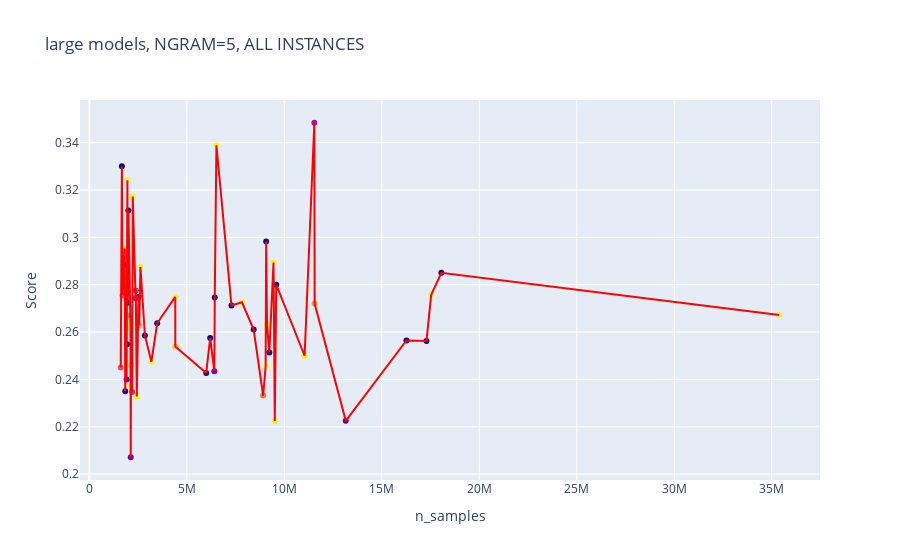
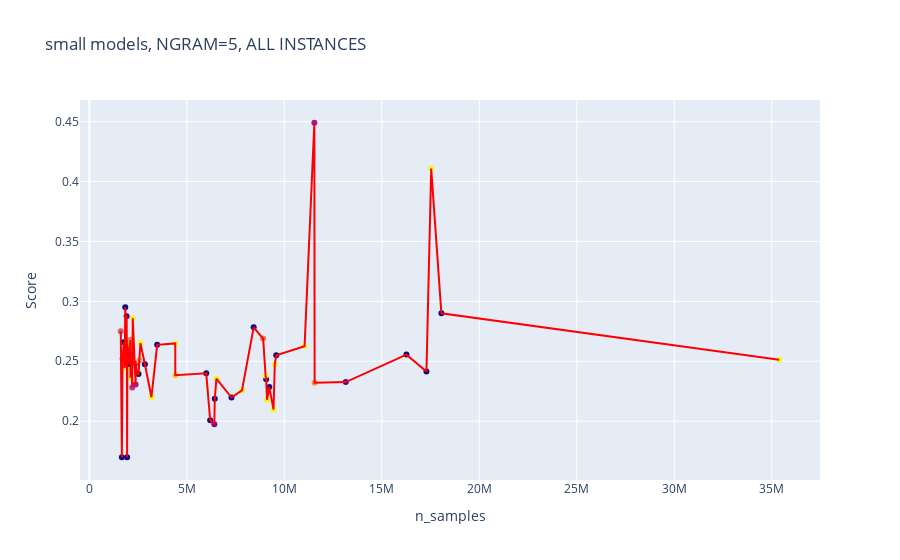
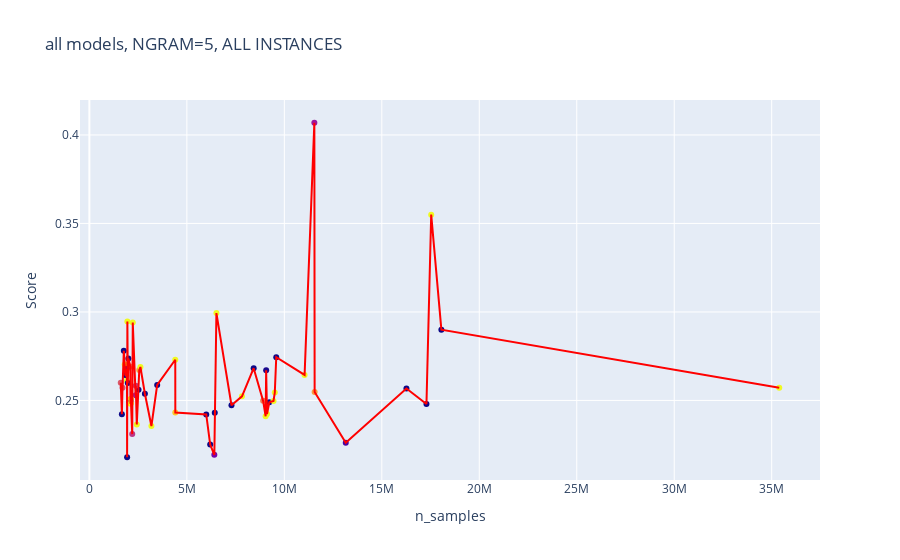

The code cell stored with these charts, in order, in its notebook:
### Code cell
plot_key = 'n_samples'
avg_scores_large_all = plot_average_scores_plotly(dataset_scores_all, model_scores_all, 
                                          color_mapping, large_models,
                                          x_key=plot_key, log_axis=False,
                                          title=f"large models, NGRAM={N_GRAMS}, ALL INSTANCES")
avg_scores_small_all = plot_average_scores_plotly(dataset_scores_all, model_scores_all,
                                          color_mapping, small_models,
                                          x_key=plot_key, log_axis=False,
                                          title=f"small models, NGRAM={N_GRAMS}, ALL INSTANCES")
avg_scores_all = plot_average_scores_plotly(dataset_scores_all, model_scores_all,
                                    color_mapping, None,
                                    x_key=plot_key, log_axis=False,
                                    title=f"all models, NGRAM={N_GRAMS}, ALL INSTANCES")

### Figure 1 — Plotly figure (JSON) as saved in the notebook; plotly's stock layout.template omitted (floating-point values rounded to 4 significant figures)
{"data": [{"marker": {"color": [0.86, 0.3712, 0.34]}, "mode": "markers", "name": "world_religions", "text": ["world_religions"], "type": "scatter", "x": [1814796], "y": [0.2953]}, {"marker": {"color": [0.86, 0.4269, 0.34]}, "mode": "markers", "name": "anatomy", "text": ["anatomy"], "type": "scatter", "x": [1948711], "y": [0.3241]}, {"marker": {"color": [0.86, 0.4826, 0.34]}, "mode": "markers", "name": "international_law", "text": ["international_law"], "type": "scatter", "x": [6515830], "y": [0.3388]}, {"marker": {"color": [0.86, 0.5383, 0.34]}, "mode": "markers", "name": "college_biology", "text": ["college_biology"], "type": "scatter", "x": [7827140], "y": [0.2726]}, {"marker": {"color": [0.86, 0.5941, 0.34]}, "mode": "markers", "name": "college_physics", "text": ["college_physics"], "type": "scatter", "x": [2430958], "y": [0.2328]}, {"marker": {"color": [0.86, 0.6498, 0.34]}, "mode": "markers", "name": "professional_medicine", "text": ["professional_medicine"], "type": "scatter", "x": [17534176], "y": [0.2757]}, {"marker": {"color": [0.86, 0.7055, 0.34]}, "mode": "markers", "name": "elementary_mathematics", "text": ["elementary_mathematics"], "type": "scatter", "x": [35387726], "y": [0.2672]}, {"marker": {"color": [0.86, 0.7612, 0.34]}, "mode": "markers", "name": "logical_fallacies", "text": ["logical_fallacies"], "type": "scatter", "x": [1929336], "y": [0.2715]}, {"marker": {"color": [0.86, 0.8169, 0.34]}, "mode": "markers", "name": "abstract_algebra", "text": ["abstract_algebra"], "type": "scatter", "x": [3181412], "y": [0.2475]}, {"marker": {"color": [0.8474, 0.86, 0.34]}, "mode": "markers", "name": "high_school_geography", "text": ["high_school_geography"], "type": "scatter", "x": [1893487], "y": [0.2614]}, {"marker": {"color": [0.7917, 0.86, 0.34]}, "mode": "markers", "name": "human_sexuality", "text": ["human_sexuality"], "type": "scatter", "x": [2134038], "y": [0.2462]}, {"marker": {"color": [0.7359, 0.86, 0.34]}, "mode": "markers", "name": "professional_psychology", "text": ["professional_psychology"], "type": "scatter", "x": [11554273], "y": [0.2721]}, {"marker": {"color": [0.6802, 0.86, 0.34]}, "mode": "markers", "name": "high_school_biology", "text": ["high_school_biology"], "type": "scatter", "x": [2100031], "y": [0.2669]}, {"marker": {"color": [0.6245, 0.86, 0.34]}, "mode": "markers", "name": "jurisprudence", "text": ["jurisprudence"], "type": "scatter", "x": [1699766], "y": [0.2755]}, {"marker": {"color": [0.5688, 0.86, 0.34]}, "mode": "markers", "name": "econometrics", "text": ["econometrics"], "type": "scatter", "x": [2197716], "y": [0.2346]}, {"marker": {"color": [0.5131, 0.86, 0.34]}, "mode": "markers", "name": "high_school_statistics", "text": ["high_school_statistics"], "type": "scatter", "x": [11539797], "y": [0.3484]}, {"marker": {"color": [0.4574, 0.86, 0.34]}, "mode": "markers", "name": "security_studies", "text": ["security_studies"], "type": "scatter", "x": [2120838], "y": [0.2071]}, {"marker": {"color": [0.4017, 0.86, 0.34]}, "mode": "markers", "name": "college_medicine", "text": ["college_medicine"], "type": "scatter", "x": [13151062], "y": [0.2225]}, {"marker": {"color": [0.3459, 0.86, 0.34]}, "mode": "markers", "name": "high_school_psychology", "text": ["high_school_psychology"], "type": "scatter", "x": [9228847], "y": [0.2514]}, {"marker": {"color": [0.34, 0.86, 0.3898]}, "mode": "markers", "name": "professional_law", "text": ["professional_law"], "type": "scatter", "x": [17290091], "y": [0.2562]}, {"marker": {"color": [0.34, 0.86, 0.4455]}, "mode": "markers", "name": "high_school_chemistry", "text": ["high_school_chemistry"], "type": "scatter", "x": [8426742], "y": [0.2611]}, {"marker": {"color": [0.34, 0.86, 0.5012]}, "mode": "markers", "name": "professional_accounting", "text": ["professional_accounting"], "type": "scatter", "x": [2520794], "y": [0.2748]}, {"marker": {"color": [0.34, 0.86, 0.5569]}, "mode": "markers", "name": "high_school_us_history", "text": ["high_school_us_history"], "type": "scatter", "x": [2847537], "y": [0.2586]}, {"marker": {"color": [0.34, 0.86, 0.6126]}, "mode": "markers", "name": "business_ethics", "text": ["business_ethics"], "type": "scatter", "x": [1838824], "y": [0.235]}, {"marker": {"color": [0.34, 0.86, 0.6683]}, "mode": "markers", "name": "public_relations", "text": ["public_relations"], "type": "scatter", "x": [2001122], "y": [0.3114]}, {"marker": {"color": [0.34, 0.86, 0.7241]}, "mode": "markers", "name": "marketing", "text": ["marketing"], "type": "scatter", "x": [6196237], "y": [0.2575]}, {"marker": {"color": [0.34, 0.86, 0.7798]}, "mode": "markers", "name": "machine_learning", "text": ["machine_learning"], "type": "scatter", "x": [6431594], "y": [0.2746]}, {"marker": {"color": [0.34, 0.86, 0.8355]}, "mode": "markers", "name": "nutrition", "text": ["nutrition"], "type": "scatter", "x": [7289133], "y": [0.2712]}, {"marker": {"color": [0.34, 0.8288, 0.86]}, "mode": "markers", "name": "high_school_world_history", "text": ["high_school_world_history"], "type": "scatter", "x": [3477911], "y": [0.2637]}, {"marker": {"color": [0.34, 0.7731, 0.86]}, "mode": "markers", "name": "moral_scenarios", "text": ["moral_scenarios"], "type": "scatter", "x": [5994243], "y": [0.2427]}, {"marker": {"color": [0.34, 0.7174, 0.86]}, "mode": "markers", "name": "college_computer_science", "text": ["college_computer_science"], "type": "scatter", "x": [9585753], "y": [0.28]}, {"marker": {"color": [0.34, 0.6617, 0.86]}, "mode": "markers", "name": "management", "text": ["management"], "type": "scatter", "x": [1935106], "y": [0.2549]}, {"marker": {"color": [0.34, 0.6059, 0.86]}, "mode": "markers", "name": "moral_disputes", "text": ["moral_disputes"], "type": "scatter", "x": [1971525], "y": [0.2724]}, {"marker": {"color": [0.34, 0.5502, 0.86]}, "mode": "markers", "name": "conceptual_physics", "text": ["conceptual_physics"], "type": "scatter", "x": [1767021], "y": [0.2883]}, {"marker": {"color": [0.34, 0.4945, 0.86]}, "mode": "markers", "name": "high_school_mathematics", "text": ["high_school_mathematics"], "type": "scatter", "x": [16263395], "y": [0.2565]}, {"marker": {"color": [0.34, 0.4388, 0.86]}, "mode": "markers", "name": "high_school_computer_science", "text": ["high_school_computer_science"], "type": "scatter", "x": [18055950], "y": [0.285]}, {"marker": {"color": [0.34, 0.3831, 0.86]}, "mode": "markers", "name": "global_facts", "text": ["global_facts"], "type": "scatter", "x": [1666972], "y": [0.33]}, {"marker": {"color": [0.3526, 0.34, 0.86]}, "mode": "markers", "name": "virology", "text": ["virology"], "type": "scatter", "x": [9067855], "y": [0.2982]}, {"marker": {"color": [0.4083, 0.34, 0.86]}, "mode": "markers", "name": "medical_genetics", "text": ["medical_genetics"], "type": "scatter", "x": [1909682], "y": [0.24]}, {"marker": {"color": [0.4641, 0.34, 0.86]}, "mode": "markers", "name": "astronomy", "text": ["astronomy"], "type": "scatter", "x": [6409222], "y": [0.2434]}, {"marker": {"color": [0.5198, 0.34, 0.86]}, "mode": "markers", "name": "miscellaneous", "text": ["miscellaneous"], "type": "scatter", "x": [2371056], "y": [0.2743]}, {"marker": {"color": [0.5755, 0.34, 0.86]}, "mode": "markers", "name": "electrical_engineering", "text": ["electrical_engineering"], "type": "scatter", "x": [2380790], "y": [0.2776]}, {"marker": {"color": [0.6312, 0.34, 0.86]}, "mode": "markers", "name": "us_foreign_policy", "text": ["us_foreign_policy"], "type": "scatter", "x": [1608893], "y": [0.245]}, {"marker": {"color": [0.6869, 0.34, 0.86]}, "mode": "markers", "name": "high_school_microeconomics", "text": ["high_school_microeconomics"], "type": "scatter", "x": [8912787], "y": [0.2332]}, {"marker": {"color": [0.7426, 0.34, 0.86]}, "mode": "markers", "name": "high_school_macroeconomics", "text": ["high_school_macroeconomics"], "type": "scatter", "x": [2559516], "y": [0.2628]}, {"marker": {"color": [0.7983, 0.34, 0.86]}, "mode": "markers", "name": "prehistory", "text": ["prehistory"], "type": "scatter", "x": [4408211], "y": [0.2539]}, {"marker": {"color": [0.8541, 0.34, 0.86]}, "mode": "markers", "name": "college_mathematics", "text": ["college_mathematics"], "type": "scatter", "x": [11039175], "y": [0.25]}, {"marker": {"color": [0.86, 0.34, 0.8102]}, "mode": "markers", "name": "human_aging", "text": ["human_aging"], "type": "scatter", "x": [2225715], "y": [0.3173]}, {"marker": {"color": [0.86, 0.34, 0.7545]}, "mode": "markers", "name": "computer_security", "text": ["computer_security"], "type": "scatter", "x": [2617958], "y": [0.2875]}, {"marker": {"color": [0.86, 0.34, 0.6988]}, "mode": "markers", "name": "high_school_government_and_politics", "text": ["high_school_government_and_politics"], "type": "scatter", "x": [2126756], "y": [0.237]}, {"marker": {"color": [0.86, 0.34, 0.6431]}, "mode": "markers", "name": "sociology", "text": ["sociology"], "type": "scatter", "x": [2107889], "y": [0.2637]}, {"marker": {"color": [0.86, 0.34, 0.5874]}, "mode": "markers", "name": "high_school_european_history", "text": ["high_school_european_history"], "type": "scatter", "x": [9040729], "y": [0.2455]}, {"marker": {"color": [0.86, 0.34, 0.5317]}, "mode": "markers", "name": "high_school_physics", "text": ["high_school_physics"], "type": "scatter", "x": [4405814], "y": [0.2748]}, {"marker": {"color": [0.86, 0.34, 0.4759]}, "mode": "markers", "name": "college_chemistry", "text": ["college_chemistry"], "type": "scatter", "x": [9510541], "y": [0.2225]}, {"marker": {"color": [0.86, 0.34, 0.4202]}, "mode": "markers", "name": "philosophy", "text": ["philosophy"], "type": "scatter", "x": [9445164], "y": [0.2894]}, {"marker": {"color": [0.86, 0.34, 0.3645]}, "mode": "markers", "name": "clinical_knowledge", "text": ["clinical_knowledge"], "type": "scatter", "x": [9111645], "y": [0.2632]}, {"marker": {"color": "red"}, "mode": "lines", "name": "Average", "type": "scatter", "x": [1608893, 1666972, 1699766, 1767021, 1814796, 1838824, 1893487, 1909682, 1929336, 1935106, 1948711, 1971525, 2001122, 2100031, 2107889, 2120838, 2126756, 2134038, 2197716, 2225715, 2371056, 2380790, 2430958, 2520794, 2559516, 2617958, 2847537, 3181412, 3477911, 4405814, 4408211, 5994243, 6196237, 6409222, 6431594, 6515830, 7289133, 7827140, 8426742, 8912787, 9040729, 9067855, 9111645, 9228847, 9445164, 9510541, 9585753, 11039175, 11539797, 11554273, 13151062, 16263395, 17290091, 17534176, 18055950, 35387726], "y": [0.245, 0.33, 0.2755, 0.2883, 0.2953, 0.235, 0.2614, 0.24, 0.2715, 0.2549, 0.3241, 0.2724, 0.3114, 0.2669, 0.2637, 0.2071, 0.237, 0.2462, 0.2346, 0.3173, 0.2743, 0.2776, 0.2328, 0.2748, 0.2628, 0.2875, 0.2586, 0.2475, 0.2637, 0.2748, 0.2539, 0.2427, 0.2575, 0.2434, 0.2746, 0.3388, 0.2712, 0.2726, 0.2611, 0.2332, 0.2455, 0.2982, 0.2632, 0.2514, 0.2894, 0.2225, 0.28, 0.25, 0.3484, 0.2721, 0.2225, 0.2565, 0.2562, 0.2757, 0.285, 0.2672]}], "layout": {"hovermode": "closest", "showlegend": false, "title": {"text": "large models, NGRAM=5, ALL INSTANCES"}, "xaxis": {"title": {"text": "n_samples"}}, "yaxis": {"title": {"text": "Score"}}}}

### Figure 2 — Plotly figure (JSON) as saved in the notebook; plotly's stock layout.template omitted (floating-point values rounded to 4 significant figures)
{"data": [{"marker": {"color": [0.86, 0.3712, 0.34]}, "mode": "markers", "name": "world_religions", "text": ["world_religions"], "type": "scatter", "x": [1814796], "y": [0.2442]}, {"marker": {"color": [0.86, 0.4269, 0.34]}, "mode": "markers", "name": "anatomy", "text": ["anatomy"], "type": "scatter", "x": [1948711], "y": [0.2667]}, {"marker": {"color": [0.86, 0.4826, 0.34]}, "mode": "markers", "name": "international_law", "text": ["international_law"], "type": "scatter", "x": [6515830], "y": [0.2355]}, {"marker": {"color": [0.86, 0.5383, 0.34]}, "mode": "markers", "name": "college_biology", "text": ["college_biology"], "type": "scatter", "x": [7827140], "y": [0.2257]}, {"marker": {"color": [0.86, 0.5941, 0.34]}, "mode": "markers", "name": "college_physics", "text": ["college_physics"], "type": "scatter", "x": [2430958], "y": [0.2402]}, {"marker": {"color": [0.86, 0.6498, 0.34]}, "mode": "markers", "name": "professional_medicine", "text": ["professional_medicine"], "type": "scatter", "x": [17534176], "y": [0.4108]}, {"marker": {"color": [0.86, 0.7055, 0.34]}, "mode": "markers", "name": "elementary_mathematics", "text": ["elementary_mathematics"], "type": "scatter", "x": [35387726], "y": [0.2513]}, {"marker": {"color": [0.86, 0.7612, 0.34]}, "mode": "markers", "name": "logical_fallacies", "text": ["logical_fallacies"], "type": "scatter", "x": [1929336], "y": [0.2439]}, {"marker": {"color": [0.86, 0.8169, 0.34]}, "mode": "markers", "name": "abstract_algebra", "text": ["abstract_algebra"], "type": "scatter", "x": [3181412], "y": [0.22]}, {"marker": {"color": [0.8474, 0.86, 0.34]}, "mode": "markers", "name": "high_school_geography", "text": ["high_school_geography"], "type": "scatter", "x": [1893487], "y": [0.2626]}, {"marker": {"color": [0.7917, 0.86, 0.34]}, "mode": "markers", "name": "human_sexuality", "text": ["human_sexuality"], "type": "scatter", "x": [2134038], "y": [0.2538]}, {"marker": {"color": [0.7359, 0.86, 0.34]}, "mode": "markers", "name": "professional_psychology", "text": ["professional_psychology"], "type": "scatter", "x": [11554273], "y": [0.232]}, {"marker": {"color": [0.6802, 0.86, 0.34]}, "mode": "markers", "name": "high_school_biology", "text": ["high_school_biology"], "type": "scatter", "x": [2100031], "y": [0.2677]}, {"marker": {"color": [0.6245, 0.86, 0.34]}, "mode": "markers", "name": "jurisprudence", "text": ["jurisprudence"], "type": "scatter", "x": [1699766], "y": [0.2523]}, {"marker": {"color": [0.5688, 0.86, 0.34]}, "mode": "markers", "name": "econometrics", "text": ["econometrics"], "type": "scatter", "x": [2197716], "y": [0.2281]}, {"marker": {"color": [0.5131, 0.86, 0.34]}, "mode": "markers", "name": "high_school_statistics", "text": ["high_school_statistics"], "type": "scatter", "x": [11539797], "y": [0.4491]}, {"marker": {"color": [0.4574, 0.86, 0.34]}, "mode": "markers", "name": "security_studies", "text": ["security_studies"], "type": "scatter", "x": [2120838], "y": [0.2551]}, {"marker": {"color": [0.4017, 0.86, 0.34]}, "mode": "markers", "name": "college_medicine", "text": ["college_medicine"], "type": "scatter", "x": [13151062], "y": [0.2327]}, {"marker": {"color": [0.3459, 0.86, 0.34]}, "mode": "markers", "name": "high_school_psychology", "text": ["high_school_psychology"], "type": "scatter", "x": [9228847], "y": [0.2284]}, {"marker": {"color": [0.34, 0.86, 0.3898]}, "mode": "markers", "name": "professional_law", "text": ["professional_law"], "type": "scatter", "x": [17290091], "y": [0.2415]}, {"marker": {"color": [0.34, 0.86, 0.4455]}, "mode": "markers", "name": "high_school_chemistry", "text": ["high_school_chemistry"], "type": "scatter", "x": [8426742], "y": [0.2783]}, {"marker": {"color": [0.34, 0.86, 0.5012]}, "mode": "markers", "name": "professional_accounting", "text": ["professional_accounting"], "type": "scatter", "x": [2520794], "y": [0.2394]}, {"marker": {"color": [0.34, 0.86, 0.5569]}, "mode": "markers", "name": "high_school_us_history", "text": ["high_school_us_history"], "type": "scatter", "x": [2847537], "y": [0.2475]}, {"marker": {"color": [0.34, 0.86, 0.6126]}, "mode": "markers", "name": "business_ethics", "text": ["business_ethics"], "type": "scatter", "x": [1838824], "y": [0.295]}, {"marker": {"color": [0.34, 0.86, 0.6683]}, "mode": "markers", "name": "public_relations", "text": ["public_relations"], "type": "scatter", "x": [2001122], "y": [0.2477]}, {"marker": {"color": [0.34, 0.86, 0.7241]}, "mode": "markers", "name": "marketing", "text": ["marketing"], "type": "scatter", "x": [6196237], "y": [0.2009]}, {"marker": {"color": [0.34, 0.86, 0.7798]}, "mode": "markers", "name": "machine_learning", "text": ["machine_learning"], "type": "scatter", "x": [6431594], "y": [0.2188]}, {"marker": {"color": [0.34, 0.86, 0.8355]}, "mode": "markers", "name": "nutrition", "text": ["nutrition"], "type": "scatter", "x": [7289133], "y": [0.2198]}, {"marker": {"color": [0.34, 0.8288, 0.86]}, "mode": "markers", "name": "high_school_world_history", "text": ["high_school_world_history"], "type": "scatter", "x": [3477911], "y": [0.2637]}, {"marker": {"color": [0.34, 0.7731, 0.86]}, "mode": "markers", "name": "moral_scenarios", "text": ["moral_scenarios"], "type": "scatter", "x": [5994243], "y": [0.2399]}, {"marker": {"color": [0.34, 0.7174, 0.86]}, "mode": "markers", "name": "college_computer_science", "text": ["college_computer_science"], "type": "scatter", "x": [9585753], "y": [0.255]}, {"marker": {"color": [0.34, 0.6617, 0.86]}, "mode": "markers", "name": "management", "text": ["management"], "type": "scatter", "x": [1935106], "y": [0.1699]}, {"marker": {"color": [0.34, 0.6059, 0.86]}, "mode": "markers", "name": "moral_disputes", "text": ["moral_disputes"], "type": "scatter", "x": [1971525], "y": [0.2486]}, {"marker": {"color": [0.34, 0.5502, 0.86]}, "mode": "markers", "name": "conceptual_physics", "text": ["conceptual_physics"], "type": "scatter", "x": [1767021], "y": [0.266]}, {"marker": {"color": [0.34, 0.4945, 0.86]}, "mode": "markers", "name": "high_school_mathematics", "text": ["high_school_mathematics"], "type": "scatter", "x": [16263395], "y": [0.2556]}, {"marker": {"color": [0.34, 0.4388, 0.86]}, "mode": "markers", "name": "high_school_computer_science", "text": ["high_school_computer_science"], "type": "scatter", "x": [18055950], "y": [0.29]}, {"marker": {"color": [0.34, 0.3831, 0.86]}, "mode": "markers", "name": "global_facts", "text": ["global_facts"], "type": "scatter", "x": [1666972], "y": [0.17]}, {"marker": {"color": [0.3526, 0.34, 0.86]}, "mode": "markers", "name": "virology", "text": ["virology"], "type": "scatter", "x": [9067855], "y": [0.2349]}, {"marker": {"color": [0.4083, 0.34, 0.86]}, "mode": "markers", "name": "medical_genetics", "text": ["medical_genetics"], "type": "scatter", "x": [1909682], "y": [0.2875]}, {"marker": {"color": [0.4641, 0.34, 0.86]}, "mode": "markers", "name": "astronomy", "text": ["astronomy"], "type": "scatter", "x": [6409222], "y": [0.1974]}, {"marker": {"color": [0.5198, 0.34, 0.86]}, "mode": "markers", "name": "miscellaneous", "text": ["miscellaneous"], "type": "scatter", "x": [2371056], "y": [0.2305]}, {"marker": {"color": [0.5755, 0.34, 0.86]}, "mode": "markers", "name": "electrical_engineering", "text": ["electrical_engineering"], "type": "scatter", "x": [2380790], "y": [0.2483]}, {"marker": {"color": [0.6312, 0.34, 0.86]}, "mode": "markers", "name": "us_foreign_policy", "text": ["us_foreign_policy"], "type": "scatter", "x": [1608893], "y": [0.275]}, {"marker": {"color": [0.6869, 0.34, 0.86]}, "mode": "markers", "name": "high_school_microeconomics", "text": ["high_school_microeconomics"], "type": "scatter", "x": [8912787], "y": [0.2689]}, {"marker": {"color": [0.7426, 0.34, 0.86]}, "mode": "markers", "name": "high_school_macroeconomics", "text": ["high_school_macroeconomics"], "type": "scatter", "x": [2559516], "y": [0.2506]}, {"marker": {"color": [0.7983, 0.34, 0.86]}, "mode": "markers", "name": "prehistory", "text": ["prehistory"], "type": "scatter", "x": [4408211], "y": [0.2384]}, {"marker": {"color": [0.8541, 0.34, 0.86]}, "mode": "markers", "name": "college_mathematics", "text": ["college_mathematics"], "type": "scatter", "x": [11039175], "y": [0.2625]}, {"marker": {"color": [0.86, 0.34, 0.8102]}, "mode": "markers", "name": "human_aging", "text": ["human_aging"], "type": "scatter", "x": [2225715], "y": [0.2859]}, {"marker": {"color": [0.86, 0.34, 0.7545]}, "mode": "markers", "name": "computer_security", "text": ["computer_security"], "type": "scatter", "x": [2617958], "y": [0.265]}, {"marker": {"color": [0.86, 0.34, 0.6988]}, "mode": "markers", "name": "high_school_government_and_politics", "text": ["high_school_government_and_politics"], "type": "scatter", "x": [2126756], "y": [0.2655]}, {"marker": {"color": [0.86, 0.34, 0.6431]}, "mode": "markers", "name": "sociology", "text": ["sociology"], "type": "scatter", "x": [2107889], "y": [0.2363]}, {"marker": {"color": [0.86, 0.34, 0.5874]}, "mode": "markers", "name": "high_school_european_history", "text": ["high_school_european_history"], "type": "scatter", "x": [9040729], "y": [0.2379]}, {"marker": {"color": [0.86, 0.34, 0.5317]}, "mode": "markers", "name": "high_school_physics", "text": ["high_school_physics"], "type": "scatter", "x": [4405814], "y": [0.2649]}, {"marker": {"color": [0.86, 0.34, 0.4759]}, "mode": "markers", "name": "college_chemistry", "text": ["college_chemistry"], "type": "scatter", "x": [9510541], "y": [0.2475]}, {"marker": {"color": [0.86, 0.34, 0.4202]}, "mode": "markers", "name": "philosophy", "text": ["philosophy"], "type": "scatter", "x": [9445164], "y": [0.2098]}, {"marker": {"color": [0.86, 0.34, 0.3645]}, "mode": "markers", "name": "clinical_knowledge", "text": ["clinical_knowledge"], "type": "scatter", "x": [9111645], "y": [0.2179]}, {"marker": {"color": "red"}, "mode": "lines", "name": "Average", "type": "scatter", "x": [1608893, 1666972, 1699766, 1767021, 1814796, 1838824, 1893487, 1909682, 1929336, 1935106, 1948711, 1971525, 2001122, 2100031, 2107889, 2120838, 2126756, 2134038, 2197716, 2225715, 2371056, 2380790, 2430958, 2520794, 2559516, 2617958, 2847537, 3181412, 3477911, 4405814, 4408211, 5994243, 6196237, 6409222, 6431594, 6515830, 7289133, 7827140, 8426742, 8912787, 9040729, 9067855, 9111645, 9228847, 9445164, 9510541, 9585753, 11039175, 11539797, 11554273, 13151062, 16263395, 17290091, 17534176, 18055950, 35387726], "y": [0.275, 0.17, 0.2523, 0.266, 0.2442, 0.295, 0.2626, 0.2875, 0.2439, 0.1699, 0.2667, 0.2486, 0.2477, 0.2677, 0.2363, 0.2551, 0.2655, 0.2538, 0.2281, 0.2859, 0.2305, 0.2483, 0.2402, 0.2394, 0.2506, 0.265, 0.2475, 0.22, 0.2637, 0.2649, 0.2384, 0.2399, 0.2009, 0.1974, 0.2188, 0.2355, 0.2198, 0.2257, 0.2783, 0.2689, 0.2379, 0.2349, 0.2179, 0.2284, 0.2098, 0.2475, 0.255, 0.2625, 0.4491, 0.232, 0.2327, 0.2556, 0.2415, 0.4108, 0.29, 0.2513]}], "layout": {"hovermode": "closest", "showlegend": false, "title": {"text": "small models, NGRAM=5, ALL INSTANCES"}, "xaxis": {"title": {"text": "n_samples"}}, "yaxis": {"title": {"text": "Score"}}}}

### Figure 3 — Plotly figure (JSON) as saved in the notebook; plotly's stock layout.template omitted (floating-point values rounded to 4 significant figures)
{"data": [{"marker": {"color": [0.86, 0.3712, 0.34]}, "mode": "markers", "name": "world_religions", "text": ["world_religions"], "type": "scatter", "x": [1814796], "y": [0.2703]}, {"marker": {"color": [0.86, 0.4269, 0.34]}, "mode": "markers", "name": "anatomy", "text": ["anatomy"], "type": "scatter", "x": [1948711], "y": [0.2947]}, {"marker": {"color": [0.86, 0.4826, 0.34]}, "mode": "markers", "name": "international_law", "text": ["international_law"], "type": "scatter", "x": [6515830], "y": [0.2994]}, {"marker": {"color": [0.86, 0.5383, 0.34]}, "mode": "markers", "name": "college_biology", "text": ["college_biology"], "type": "scatter", "x": [7827140], "y": [0.2523]}, {"marker": {"color": [0.86, 0.5941, 0.34]}, "mode": "markers", "name": "college_physics", "text": ["college_physics"], "type": "scatter", "x": [2430958], "y": [0.2364]}, {"marker": {"color": [0.86, 0.6498, 0.34]}, "mode": "markers", "name": "professional_medicine", "text": ["professional_medicine"], "type": "scatter", "x": [17534176], "y": [0.355]}, {"marker": {"color": [0.86, 0.7055, 0.34]}, "mode": "markers", "name": "elementary_mathematics", "text": ["elementary_mathematics"], "type": "scatter", "x": [35387726], "y": [0.2572]}, {"marker": {"color": [0.86, 0.7612, 0.34]}, "mode": "markers", "name": "logical_fallacies", "text": ["logical_fallacies"], "type": "scatter", "x": [1929336], "y": [0.2611]}, {"marker": {"color": [0.86, 0.8169, 0.34]}, "mode": "markers", "name": "abstract_algebra", "text": ["abstract_algebra"], "type": "scatter", "x": [3181412], "y": [0.2356]}, {"marker": {"color": [0.8474, 0.86, 0.34]}, "mode": "markers", "name": "high_school_geography", "text": ["high_school_geography"], "type": "scatter", "x": [1893487], "y": [0.2637]}, {"marker": {"color": [0.7917, 0.86, 0.34]}, "mode": "markers", "name": "human_sexuality", "text": ["human_sexuality"], "type": "scatter", "x": [2134038], "y": [0.2485]}, {"marker": {"color": [0.7359, 0.86, 0.34]}, "mode": "markers", "name": "professional_psychology", "text": ["professional_psychology"], "type": "scatter", "x": [11554273], "y": [0.2547]}, {"marker": {"color": [0.6802, 0.86, 0.34]}, "mode": "markers", "name": "high_school_biology", "text": ["high_school_biology"], "type": "scatter", "x": [2100031], "y": [0.2692]}, {"marker": {"color": [0.6245, 0.86, 0.34]}, "mode": "markers", "name": "jurisprudence", "text": ["jurisprudence"], "type": "scatter", "x": [1699766], "y": [0.2572]}, {"marker": {"color": [0.5688, 0.86, 0.34]}, "mode": "markers", "name": "econometrics", "text": ["econometrics"], "type": "scatter", "x": [2197716], "y": [0.231]}, {"marker": {"color": [0.5131, 0.86, 0.34]}, "mode": "markers", "name": "high_school_statistics", "text": ["high_school_statistics"], "type": "scatter", "x": [11539797], "y": [0.4069]}, {"marker": {"color": [0.4574, 0.86, 0.34]}, "mode": "markers", "name": "security_studies", "text": ["security_studies"], "type": "scatter", "x": [2120838], "y": [0.2503]}, {"marker": {"color": [0.4017, 0.86, 0.34]}, "mode": "markers", "name": "college_medicine", "text": ["college_medicine"], "type": "scatter", "x": [13151062], "y": [0.2261]}, {"marker": {"color": [0.3459, 0.86, 0.34]}, "mode": "markers", "name": "high_school_psychology", "text": ["high_school_psychology"], "type": "scatter", "x": [9228847], "y": [0.2489]}, {"marker": {"color": [0.34, 0.86, 0.3898]}, "mode": "markers", "name": "professional_law", "text": ["professional_law"], "type": "scatter", "x": [17290091], "y": [0.248]}, {"marker": {"color": [0.34, 0.86, 0.4455]}, "mode": "markers", "name": "high_school_chemistry", "text": ["high_school_chemistry"], "type": "scatter", "x": [8426742], "y": [0.2682]}, {"marker": {"color": [0.34, 0.86, 0.5012]}, "mode": "markers", "name": "professional_accounting", "text": ["professional_accounting"], "type": "scatter", "x": [2520794], "y": [0.2561]}, {"marker": {"color": [0.34, 0.86, 0.5569]}, "mode": "markers", "name": "high_school_us_history", "text": ["high_school_us_history"], "type": "scatter", "x": [2847537], "y": [0.2538]}, {"marker": {"color": [0.34, 0.86, 0.6126]}, "mode": "markers", "name": "business_ethics", "text": ["business_ethics"], "type": "scatter", "x": [1838824], "y": [0.2644]}, {"marker": {"color": [0.34, 0.86, 0.6683]}, "mode": "markers", "name": "public_relations", "text": ["public_relations"], "type": "scatter", "x": [2001122], "y": [0.2737]}, {"marker": {"color": [0.34, 0.86, 0.7241]}, "mode": "markers", "name": "marketing", "text": ["marketing"], "type": "scatter", "x": [6196237], "y": [0.2251]}, {"marker": {"color": [0.34, 0.86, 0.7798]}, "mode": "markers", "name": "machine_learning", "text": ["machine_learning"], "type": "scatter", "x": [6431594], "y": [0.2431]}, {"marker": {"color": [0.34, 0.86, 0.8355]}, "mode": "markers", "name": "nutrition", "text": ["nutrition"], "type": "scatter", "x": [7289133], "y": [0.2473]}, {"marker": {"color": [0.34, 0.8288, 0.86]}, "mode": "markers", "name": "high_school_world_history", "text": ["high_school_world_history"], "type": "scatter", "x": [3477911], "y": [0.2588]}, {"marker": {"color": [0.34, 0.7731, 0.86]}, "mode": "markers", "name": "moral_scenarios", "text": ["moral_scenarios"], "type": "scatter", "x": [5994243], "y": [0.2421]}, {"marker": {"color": [0.34, 0.7174, 0.86]}, "mode": "markers", "name": "college_computer_science", "text": ["college_computer_science"], "type": "scatter", "x": [9585753], "y": [0.2744]}, {"marker": {"color": [0.34, 0.6617, 0.86]}, "mode": "markers", "name": "management", "text": ["management"], "type": "scatter", "x": [1935106], "y": [0.2179]}, {"marker": {"color": [0.34, 0.6059, 0.86]}, "mode": "markers", "name": "moral_disputes", "text": ["moral_disputes"], "type": "scatter", "x": [1971525], "y": [0.2598]}, {"marker": {"color": [0.34, 0.5502, 0.86]}, "mode": "markers", "name": "conceptual_physics", "text": ["conceptual_physics"], "type": "scatter", "x": [1767021], "y": [0.278]}, {"marker": {"color": [0.34, 0.4945, 0.86]}, "mode": "markers", "name": "high_school_mathematics", "text": ["high_school_mathematics"], "type": "scatter", "x": [16263395], "y": [0.2568]}, {"marker": {"color": [0.34, 0.4388, 0.86]}, "mode": "markers", "name": "high_school_computer_science", "text": ["high_school_computer_science"], "type": "scatter", "x": [18055950], "y": [0.29]}, {"marker": {"color": [0.34, 0.3831, 0.86]}, "mode": "markers", "name": "global_facts", "text": ["global_facts"], "type": "scatter", "x": [1666972], "y": [0.2422]}, {"marker": {"color": [0.3526, 0.34, 0.86]}, "mode": "markers", "name": "virology", "text": ["virology"], "type": "scatter", "x": [9067855], "y": [0.2671]}, {"marker": {"color": [0.4083, 0.34, 0.86]}, "mode": "markers", "name": "medical_genetics", "text": ["medical_genetics"], "type": "scatter", "x": [1909682], "y": [0.2678]}, {"marker": {"color": [0.4641, 0.34, 0.86]}, "mode": "markers", "name": "astronomy", "text": ["astronomy"], "type": "scatter", "x": [6409222], "y": [0.2193]}, {"marker": {"color": [0.5198, 0.34, 0.86]}, "mode": "markers", "name": "miscellaneous", "text": ["miscellaneous"], "type": "scatter", "x": [2371056], "y": [0.2529]}, {"marker": {"color": [0.5755, 0.34, 0.86]}, "mode": "markers", "name": "electrical_engineering", "text": ["electrical_engineering"], "type": "scatter", "x": [2380790], "y": [0.2582]}, {"marker": {"color": [0.6312, 0.34, 0.86]}, "mode": "markers", "name": "us_foreign_policy", "text": ["us_foreign_policy"], "type": "scatter", "x": [1608893], "y": [0.26]}, {"marker": {"color": [0.6869, 0.34, 0.86]}, "mode": "markers", "name": "high_school_microeconomics", "text": ["high_school_microeconomics"], "type": "scatter", "x": [8912787], "y": [0.2498]}, {"marker": {"color": [0.7426, 0.34, 0.86]}, "mode": "markers", "name": "high_school_macroeconomics", "text": ["high_school_macroeconomics"], "type": "scatter", "x": [2559516], "y": [0.2672]}, {"marker": {"color": [0.7983, 0.34, 0.86]}, "mode": "markers", "name": "prehistory", "text": ["prehistory"], "type": "scatter", "x": [4408211], "y": [0.2431]}, {"marker": {"color": [0.8541, 0.34, 0.86]}, "mode": "markers", "name": "college_mathematics", "text": ["college_mathematics"], "type": "scatter", "x": [11039175], "y": [0.2644]}, {"marker": {"color": [0.86, 0.34, 0.8102]}, "mode": "markers", "name": "human_aging", "text": ["human_aging"], "type": "scatter", "x": [2225715], "y": [0.294]}, {"marker": {"color": [0.86, 0.34, 0.7545]}, "mode": "markers", "name": "computer_security", "text": ["computer_security"], "type": "scatter", "x": [2617958], "y": [0.2689]}, {"marker": {"color": [0.86, 0.34, 0.6988]}, "mode": "markers", "name": "high_school_government_and_politics", "text": ["high_school_government_and_politics"], "type": "scatter", "x": [2126756], "y": [0.251]}, {"marker": {"color": [0.86, 0.34, 0.6431]}, "mode": "markers", "name": "sociology", "text": ["sociology"], "type": "scatter", "x": [2107889], "y": [0.2482]}, {"marker": {"color": [0.86, 0.34, 0.5874]}, "mode": "markers", "name": "high_school_european_history", "text": ["high_school_european_history"], "type": "scatter", "x": [9040729], "y": [0.2411]}, {"marker": {"color": [0.86, 0.34, 0.5317]}, "mode": "markers", "name": "high_school_physics", "text": ["high_school_physics"], "type": "scatter", "x": [4405814], "y": [0.273]}, {"marker": {"color": [0.86, 0.34, 0.4759]}, "mode": "markers", "name": "college_chemistry", "text": ["college_chemistry"], "type": "scatter", "x": [9510541], "y": [0.2544]}, {"marker": {"color": [0.86, 0.34, 0.4202]}, "mode": "markers", "name": "philosophy", "text": ["philosophy"], "type": "scatter", "x": [9445164], "y": [0.2497]}, {"marker": {"color": [0.86, 0.34, 0.3645]}, "mode": "markers", "name": "clinical_knowledge", "text": ["clinical_knowledge"], "type": "scatter", "x": [9111645], "y": [0.2423]}, {"marker": {"color": "red"}, "mode": "lines", "name": "Average", "type": "scatter", "x": [1608893, 1666972, 1699766, 1767021, 1814796, 1838824, 1893487, 1909682, 1929336, 1935106, 1948711, 1971525, 2001122, 2100031, 2107889, 2120838, 2126756, 2134038, 2197716, 2225715, 2371056, 2380790, 2430958, 2520794, 2559516, 2617958, 2847537, 3181412, 3477911, 4405814, 4408211, 5994243, 6196237, 6409222, 6431594, 6515830, 7289133, 7827140, 8426742, 8912787, 9040729, 9067855, 9111645, 9228847, 9445164, 9510541, 9585753, 11039175, 11539797, 11554273, 13151062, 16263395, 17290091, 17534176, 18055950, 35387726], "y": [0.26, 0.2422, 0.2572, 0.278, 0.2703, 0.2644, 0.2637, 0.2678, 0.2611, 0.2179, 0.2947, 0.2598, 0.2737, 0.2692, 0.2482, 0.2503, 0.251, 0.2485, 0.231, 0.294, 0.2529, 0.2582, 0.2364, 0.2561, 0.2672, 0.2689, 0.2538, 0.2356, 0.2588, 0.273, 0.2431, 0.2421, 0.2251, 0.2193, 0.2431, 0.2994, 0.2473, 0.2523, 0.2682, 0.2498, 0.2411, 0.2671, 0.2423, 0.2489, 0.2497, 0.2544, 0.2744, 0.2644, 0.4069, 0.2547, 0.2261, 0.2568, 0.248, 0.355, 0.29, 0.2572]}], "layout": {"hovermode": "closest", "showlegend": false, "title": {"text": "all models, NGRAM=5, ALL INSTANCES"}, "xaxis": {"title": {"text": "n_samples"}}, "yaxis": {"title": {"text": "Score"}}}}
